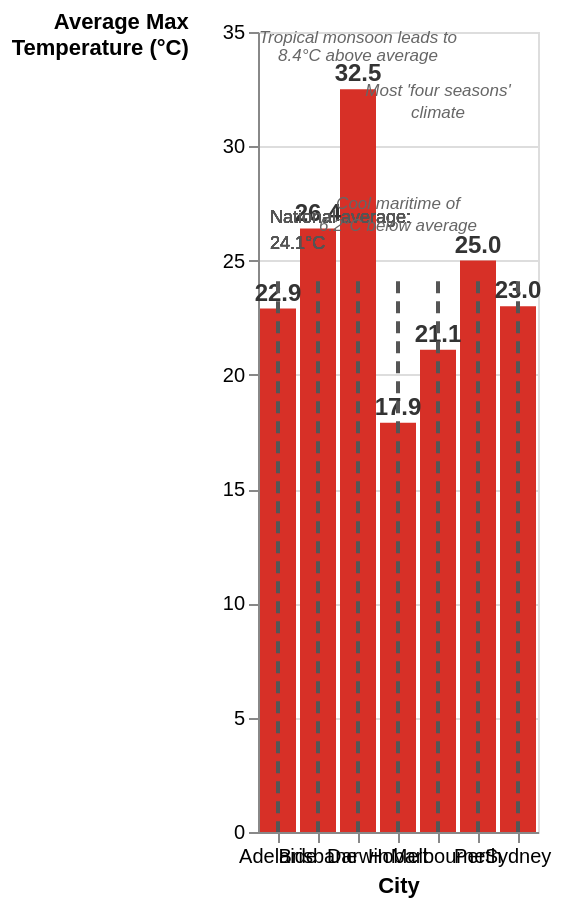

This figure's Vega-Lite source:
### Vega-Lite specification from a JSON file in a GitHub repository (floating-point values rounded to 4 significant figures)
{"$schema": "https://vega.github.io/schema/vega-lite/v5.json", "width": "container", "height": 400, "data": {"values": [{"city": "Perth", "avgMaxTemp": 25.0}, {"city": "Adelaide", "avgMaxTemp": 22.9}, {"city": "Melbourne", "avgMaxTemp": 21.1}, {"city": "Hobart", "avgMaxTemp": 17.9}, {"city": "Sydney", "avgMaxTemp": 23.0}, {"city": "Brisbane", "avgMaxTemp": 26.4}, {"city": "Darwin", "avgMaxTemp": 32.5}]}, "encoding": {"x": {"field": "city", "type": "nominal", "sort": "-y", "axis": {"labelAngle": 0}, "title": "City"}, "y": {"field": "avgMaxTemp", "type": "quantitative", "title": ["Average Max", "Temperature (°C)"], "axis": {"titleAngle": 0, "titleAnchor": "end", "titleAlign": "right"}}}, "layer": [{"mark": {"type": "bar", "color": "#d73027"}, "encoding": {"tooltip": [{"field": "city", "type": "nominal", "title": "City"}, {"field": "avgMaxTemp", "type": "quantitative", "title": "Average Max Temp (°C)"}]}}, {"mark": {"type": "text", "dy": -8, "fontSize": 12, "fontWeight": "bold", "color": "#333"}, "encoding": {"text": {"field": "avgMaxTemp", "type": "quantitative", "format": ".1f"}}}, {"mark": {"type": "rule", "strokeDash": [6, 4], "color": "#555", "strokeWidth": 2}, "encoding": {"y": {"datum": 24.1, "type": "quantitative"}}}, {"mark": {"type": "text", "align": "left", "dx": 6, "dy": -32, "fontSize": 9, "color": "#555", "lineHeight": 13}, "encoding": {"y": {"datum": 24.1, "type": "quantitative"}, "x": {"value": 0}, "text": {"value": ["National average:", "24.1°C"]}}}, {"data": {"values": [{"city": "Darwin", "avgMaxTemp": 32.5}]}, "mark": {"type": "text", "dy": -26, "fontSize": 8.5, "fontStyle": "italic", "color": "#666", "lineHeight": 9}, "encoding": {"x": {"field": "city", "type": "nominal"}, "y": {"field": "avgMaxTemp", "type": "quantitative"}, "text": {"value": ["Tropical monsoon leads to", "8.4°C above average"]}}}, {"data": {"values": [{"city": "Hobart", "avgMaxTemp": 17.9}]}, "mark": {"type": "text", "dy": -110, "fontSize": 8.5, "fontStyle": "italic", "color": "#666", "lineHeight": 11}, "encoding": {"x": {"field": "city", "type": "nominal"}, "y": {"field": "avgMaxTemp", "type": "quantitative"}, "text": {"value": ["Cool maritime of", "6.2°C below average"]}}}, {"data": {"values": [{"city": "Melbourne", "avgMaxTemp": 21.1}]}, "mark": {"type": "text", "dy": -130, "fontSize": 8.5, "fontStyle": "italic", "color": "#666", "lineHeight": 11}, "encoding": {"x": {"field": "city", "type": "nominal"}, "y": {"field": "avgMaxTemp", "type": "quantitative"}, "text": {"value": ["Most 'four seasons'", "climate"]}}}]}
